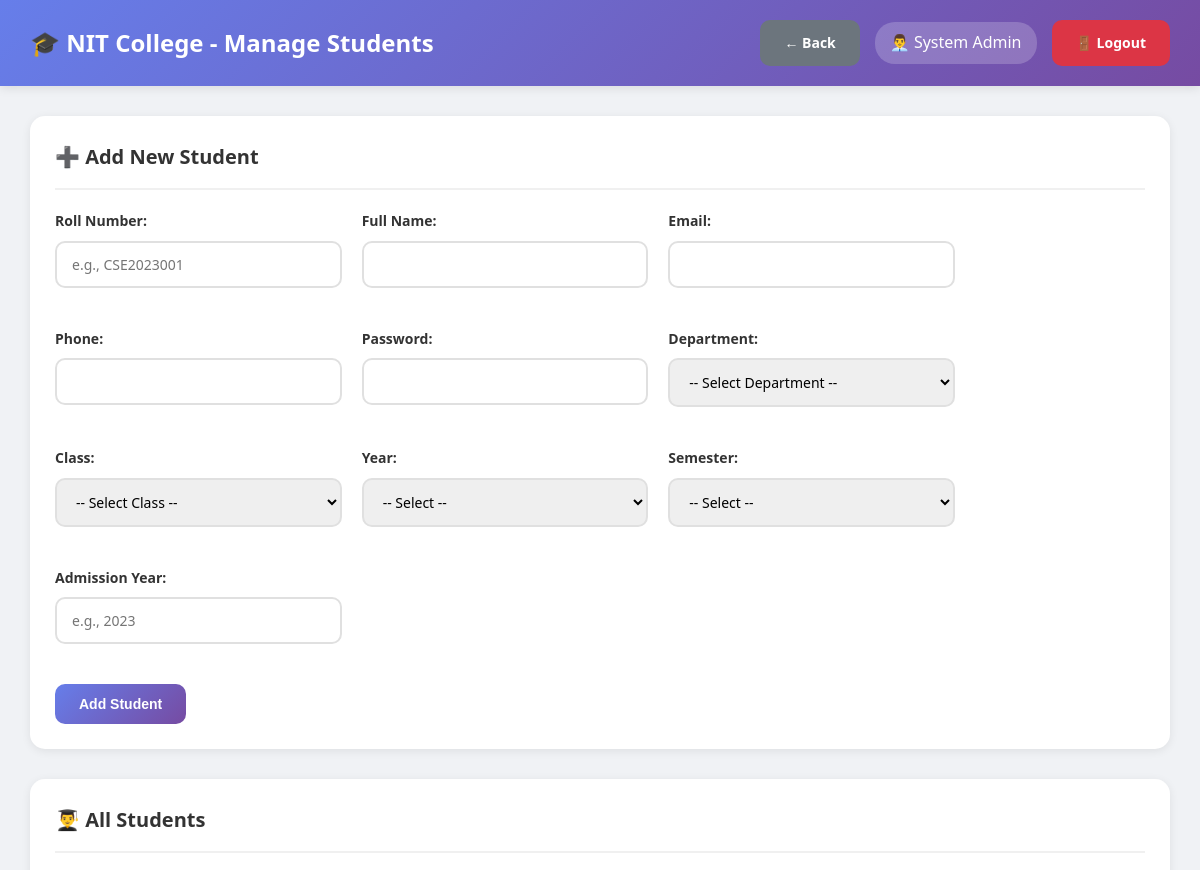
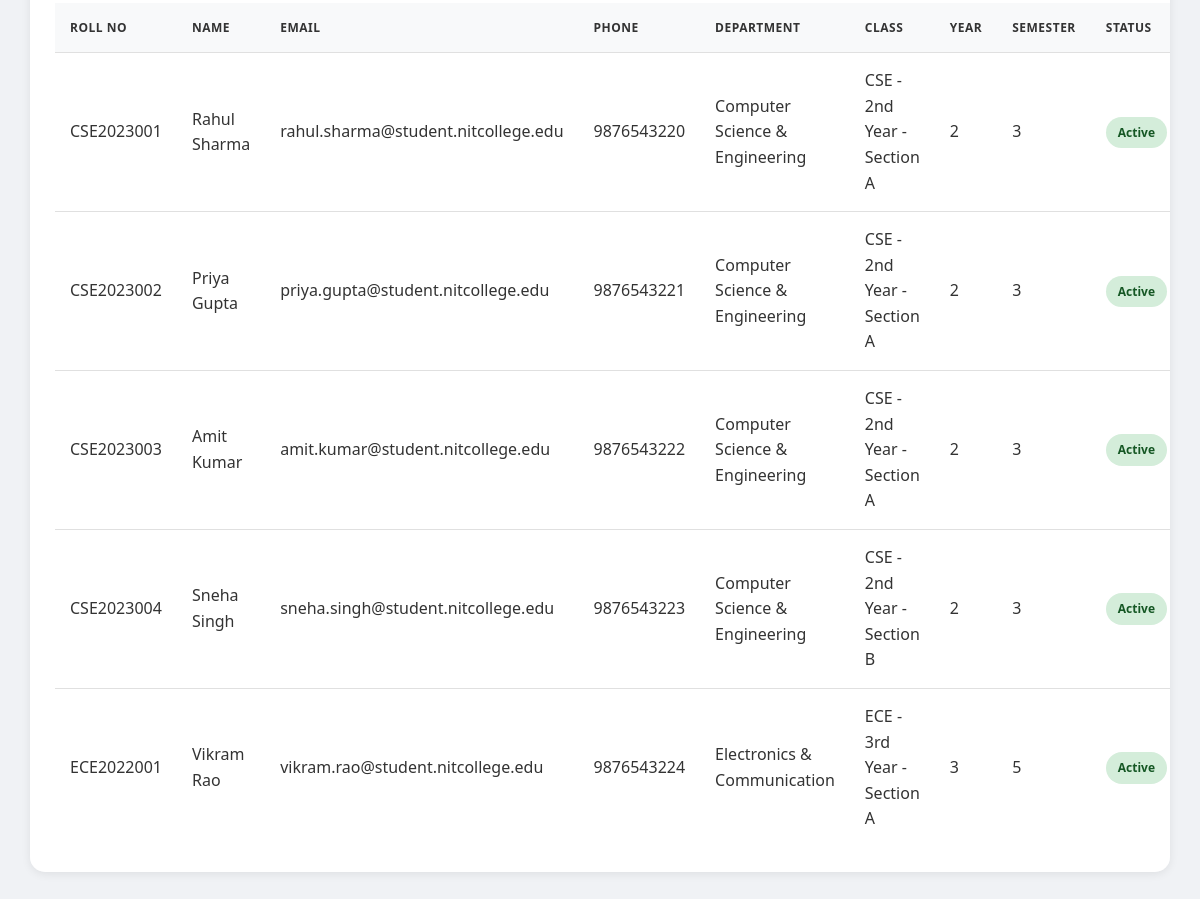
Screenshot of /nit_atttendance_system/admin/manage_students.php (signed in) with the database file from the repository (2 pictures, top to bottom).
### tables this page shows
CREATE TABLE users (
    id INT AUTO_INCREMENT PRIMARY KEY,
    username VARCHAR(50) UNIQUE NOT NULL,
    password VARCHAR(255) NOT NULL,
    full_name VARCHAR(100) NOT NULL,
    email VARCHAR(100) UNIQUE NOT NULL,
    phone VARCHAR(15),
    role ENUM('admin', 'hod', 'teacher') NOT NULL,
    department_id INT DEFAULT NULL,
    is_active TINYINT(1) DEFAULT 1,
    created_at TIMESTAMP DEFAULT CURRENT_TIMESTAMP,
    FOREIGN KEY (department_id) REFERENCES departments(id) ON DELETE SET NULL
);

CREATE TABLE students (
    id INT AUTO_INCREMENT PRIMARY KEY,
    roll_number VARCHAR(50) UNIQUE NOT NULL,
    full_name VARCHAR(100) NOT NULL,
    email VARCHAR(100) UNIQUE NOT NULL,
    phone VARCHAR(15),
    password VARCHAR(255) NOT NULL,
    department_id INT NOT NULL,
    class_id INT NOT NULL,
    year INT NOT NULL,
    semester INT NOT NULL,
    admission_year VARCHAR(10),
    is_active TINYINT(1) DEFAULT 1,
    created_at TIMESTAMP DEFAULT CURRENT_TIMESTAMP,
    FOREIGN KEY (department_id) REFERENCES departments(id) ON DELETE CASCADE,
    FOREIGN KEY (class_id) REFERENCES classes(id) ON DELETE CASCADE
);

CREATE TABLE departments (
    id INT AUTO_INCREMENT PRIMARY KEY,
    dept_name VARCHAR(100) NOT NULL,
    dept_code VARCHAR(20) UNIQUE NOT NULL,
    hod_id INT DEFAULT NULL,
    created_at TIMESTAMP DEFAULT CURRENT_TIMESTAMP
);

CREATE TABLE classes (
    id INT AUTO_INCREMENT PRIMARY KEY,
    class_name VARCHAR(100) NOT NULL,
    department_id INT NOT NULL,
    year INT NOT NULL,
    section VARCHAR(10) NOT NULL,
    teacher_id INT NOT NULL,
    semester INT NOT NULL,
    academic_year VARCHAR(20) NOT NULL,
    created_at TIMESTAMP DEFAULT CURRENT_TIMESTAMP,
    FOREIGN KEY (department_id) REFERENCES departments(id) ON DELETE CASCADE,
    FOREIGN KEY (teacher_id) REFERENCES users(id) ON DELETE CASCADE,
    UNIQUE KEY unique_class (department_id, year, section, semester, academic_year)
);

### nit_atttendance_system/db.php (called while the page is built, shortened)
<?php
$conn = new mysqli(DB_HOST, DB_USER, DB_PASS, DB_NAME);
$conn->set_charset("utf8mb4");
$conn->query("SET time_zone = '+05:30'");
function isLoggedIn() {
    return isset($_SESSION['user_id']) && isset($_SESSION['role']);
}
function getCurrentUser() {
    global $conn;
    $user_id = $_SESSION['user_id'];
    $role = $_SESSION['role'];
    if ($role === 'student') {
        $query = "SELECT * FROM students WHERE id = ?";
    } elseif ($role === 'parent') {
        $query = "SELECT * FROM parents WHERE id = ?";
    } else {
        $query = "SELECT * FROM users WHERE id = ?";
    }
    $stmt = $conn->prepare($query);
    $stmt->bind_param("i", $user_id);
    $stmt->execute();
    $result = $stmt->get_result();
    return $result->fetch_assoc();
}
?>

### nit_atttendance_system/admin/manage_students.php (the view, shortened to what this page needs)
<?php
require_once '../db.php';
$user = getCurrentUser();
$students_query = "SELECT s.*, d.dept_name, c.class_name
                   FROM students s
                   LEFT JOIN departments d ON s.department_id = d.id
                   LEFT JOIN classes c ON s.class_id = c.id
                   ORDER BY s.roll_number";
$students = $conn->query($students_query);
?>
<!DOCTYPE html>
<html lang="en">
<head>
    <link rel="stylesheet" href="../assets/style.css">
</head>
<body class="dashboard-container">
    <nav class="navbar">
        <div>
            <h1>🎓 NIT College - Manage Students</h1>
        </div>
        <div class="user-info">
            <a href="index.php" class="btn btn-secondary">← Back</a>
            <span>👨‍💼 <?php echo htmlspecialchars($user['full_name']); ?></span>
            <a href="../logout.php" class="btn btn-danger">🚪 Logout</a>
        </div>
    </nav>
    <div class="main-content">
        <div class="table-container" style="margin-bottom: 30px;">
            <h3>➕ Add New Student</h3>
            <form method="POST" style="max-width: 900px; display: grid; grid-template-columns: 1fr 1fr 1fr; gap: 20px;">
                <div class="form-group">
                    <label>Roll Number:</label>
                    <input type="text" name="roll_number" required placeholder="e.g., CSE2023001">
                </div>
                <div class="form-group">
                    <label>Full Name:</label>
                    <input type="text" name="full_name" required>
                </div>
                <div class="form-group">
                    <label>Email:</label>
                    <input type="email" name="email" required>
                </div>
                <div class="form-group">
                    <label>Phone:</label>
                    <input type="text" name="phone" required>
                </div>
                <div class="form-group">
                    <label>Password:</label>
                    <input type="password" name="password" required>
                </div>
                <div class="form-group">
                    <label>Department:</label>
                    <select name="department_id" required>
                        <option value="">-- Select Department --</option>
                    </select>
                </div>
                <div class="form-group">
                    <label>Class:</label>
                    <select name="class_id" required>
                        <option value="">-- Select Class --</option>
                    </select>
                </div>
                <div class="form-group">
                    <label>Year:</label>
                    <select name="year" required>
                        <option value="">-- Select --</option>
                    </select>
                </div>
                <div class="form-group">
                    <label>Semester:</label>
                    <select name="semester" required>
                        <option value="">-- Select --</option>
                    </select>
                </div>
                <div class="form-group">
                    <label>Admission Year:</label>
                    <input type="text" name="admission_year" required placeholder="e.g., 2023">
                </div>
                <div style="grid-column: 1 / -1;">
                    <button type="submit" name="add_student" class="btn btn-primary">Add Student</button>
                </div>
            </form>
        </div>
        <div class="table-container">
            <h3>👨‍🎓 All Students</h3>
            <table>
                <thead>
                    <tr>
                        <th>Roll No</th>
                        <th>Name</th>
                        <th>Email</th>
                        <th>Phone</th>
                        <th>Department</th>
                        <th>Class</th>
                        <th>Year</th>
                        <th>Semester</th>
                        <th>Status</th>
                    </tr>
                </thead>
                <tbody>
                    <?php while ($student = $students->fetch_assoc()): ?>
                    <tr>
                        <td><?php echo htmlspecialchars($student['roll_number']); ?></td>
                        <td><?php echo htmlspecialchars($student['full_name']); ?></td>
                        <td><?php echo htmlspecialchars($student['email']); ?></td>
                        <td><?php echo htmlspecialchars($student['phone']); ?></td>
                        <td><?php echo htmlspecialchars($student['dept_name']); ?></td>
                        <td><?php echo htmlspecialchars($student['class_name']); ?></td>
                        <td><?php echo $student['year']; ?></td>
                        <td><?php echo $student['semester']; ?></td>
                        <td>
                            <?php if ($student['is_active']): ?>
                                <span class="badge badge-success">Active</span>
                            <?php else: ?>
                                <span class="badge badge-danger">Inactive</span>
                            <?php endif; ?>
                        </td>
                    </tr>
                    <?php endwhile; ?>
                </tbody>
            </table>
        </div>
    </div>
</body>
</html>

### nit_atttendance_system/assets/style.css (style rules this page uses)
* { margin: 0; padding: 0; box-sizing: border-box; }
body { font-family: 'Segoe UI', Tahoma, Geneva, Verdana, sans-serif; background: #f0f2f5; color: #333; line-height: 1.6; }
.form-group { margin-bottom: 20px; }
.form-group label { display: block; margin-bottom: 8px; color: #333; font-weight: 600; font-size: 14px; }
.form-group input, .form-group select, .form-group textarea { width: 100%; padding: 12px 15px; border: 2px solid #e0e0e0; border-radius: 10px; font-size: 14px; transition: all 0.3s ease; font-family: inherit; }
.btn { padding: 12px 24px; border: none; border-radius: 10px; font-size: 14px; font-weight: 600; cursor: pointer; transition: all 0.3s ease; text-decoration: none; display: inline-block; text-align: center; }
.btn-primary { background: linear-gradient(135deg, #667eea 0%, #764ba2 100%); color: white; }
.btn-danger { background: #dc3545; color: white; }
.btn-secondary { background: #6c757d; color: white; }
.dashboard-container { background: #f0f2f5; min-height: 100vh; }
.navbar { background: linear-gradient(135deg, #667eea 0%, #764ba2 100%); color: white; padding: 20px 30px; display: flex; justify-content: space-between; align-items: center; box-shadow: 0 2px 10px rgba(0, 0, 0, 0.1); position: sticky; top: 0; z-index: 100; }
.navbar h1 { font-size: 24px; font-weight: 600; }
.navbar .user-info { display: flex; align-items: center; gap: 15px; }
.navbar .user-info span { background: rgba(255, 255, 255, 0.2); padding: 8px 15px; border-radius: 20px; }
.main-content { padding: 30px; max-width: 1400px; margin: 0 auto; }
.main-content h3 { margin-bottom: 20px; color: #333; font-size: 20px; }
.table-container { background: white; border-radius: 15px; padding: 25px; box-shadow: 0 2px 10px rgba(0, 0, 0, 0.08); overflow-x: auto; margin-bottom: 30px; }
.table-container h3 { margin-bottom: 20px; color: #333; font-size: 20px; padding-bottom: 15px; border-bottom: 2px solid #f0f0f0; }
table { width: 100%; border-collapse: collapse; }
table thead { background: #f8f9fa; }
table th, table td { padding: 15px; text-align: left; border-bottom: 1px solid #e0e0e0; }
table th { font-weight: 600; color: #333; text-transform: uppercase; font-size: 12px; letter-spacing: 0.5px; }
table tr:last-child td { border-bottom: none; }
.badge { padding: 6px 12px; border-radius: 20px; font-size: 12px; font-weight: 600; display: inline-block; }
.badge-success { background: #d4edda; color: #155724; }

### rows the page displays
users: full_name "System Admin"
students: roll_number "CSE2023001", full_name "Rahul Sharma", email "rahul.sharma@student.nitcollege.edu", phone "9876543220", department.dept_name "Computer Science & Engineering", class.class_name "CSE - 2nd Year - Section A", year "2", semester "3", is_active "Active"
students: roll_number "CSE2023002", full_name "Priya Gupta", email "priya.gupta@student.nitcollege.edu", phone "9876543221", department.dept_name "Computer Science & Engineering", class.class_name "CSE - 2nd Year - Section A", year "2", semester "3", is_active "Active"
students: roll_number "CSE2023003", full_name "Amit Kumar", email "amit.kumar@student.nitcollege.edu", phone "9876543222", department.dept_name "Computer Science & Engineering", class.class_name "CSE - 2nd Year - Section A", year "2", semester "3", is_active "Active"
students: roll_number "CSE2023004", full_name "Sneha Singh", email "sneha.singh@student.nitcollege.edu", phone "9876543223", department.dept_name "Computer Science & Engineering", class.class_name "CSE - 2nd Year - Section B", year "2", semester "3", is_active "Active"
students: roll_number "ECE2022001", full_name "Vikram Rao", email "vikram.rao@student.nitcollege.edu", phone "9876543224", department.dept_name "Electronics & Communication", class.class_name "ECE - 3rd Year - Section A", year "3", semester "5", is_active "Active"
